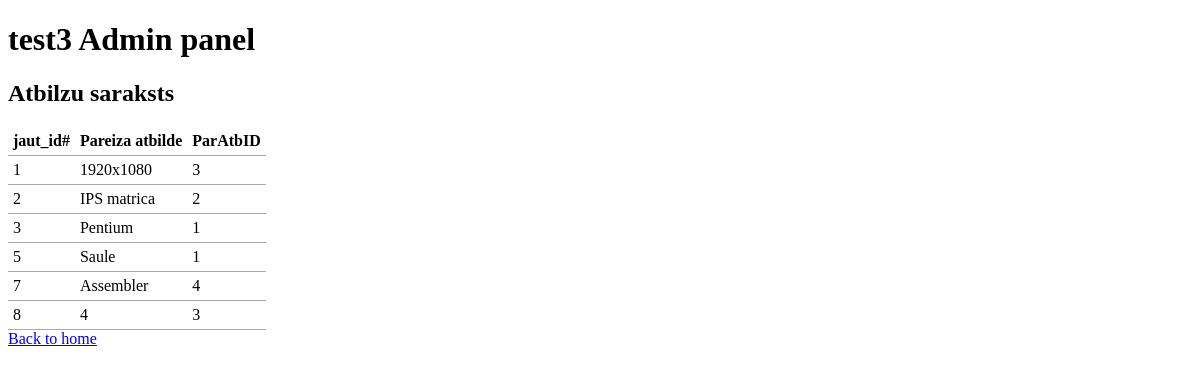
The page /13/read-answ-corr.php on the database its author committed.
### tables this page shows
CREATE TABLE `test3_pareizas_atbildes` (
  `jaut_id` int(11) NOT NULL,
  `pareizaAtbilde` varchar(60) NOT NULL,
  `pareizaAtbilde_id` int(5) NOT NULL
);

### common.php (called while the page is built, shortened)
<?php
function escape($html) {
    return htmlspecialchars($html, ENT_QUOTES | ENT_SUBSTITUTE, "UTF-8");
}

### 13/read-answ-corr.php (the view)
<?php
require "../config.php";
require "../common.php";
try {
  $connection = new PDO($dsn, $username, $password, $options);
  $sql = "SELECT * FROM test3_pareizas_atbildes";
  $statement = $connection->prepare($sql);
  $statement->execute();
  $result = $statement->fetchAll();
} catch(PDOException $error) {
  echo $sql . "<br>" . $error->getMessage();
}
?>
<?php require "templates/header.php"; ?>
<h2>Atbilzu saraksts</h2>
<table>
    <thead>
        <tr>
            <th>jaut_id#</th>
            <th>Pareiza atbilde</th>
            <th>ParAtbID</th>
        </tr>
    </thead>
    <tbody>
    <?php foreach ($result as $row) : ?>
        <tr>
            <td><?php echo escape($row["jaut_id"]); ?></td>
            <td><?php echo escape($row["pareizaAtbilde"]); ?></td>
            <td><?php echo escape($row["pareizaAtbilde_id"]); ?></td>
        </tr>
    <?php endforeach; ?>
    </tbody>
</table>
<a href="index.php">Back to home</a>
<?php require "templates/footer.php"; ?>

### 13/css/style.css (style rules this page uses)
table { border-collapse: collapse; border-spacing: 0; }
td, th { padding: 5px; border-bottom: 1px solid #aaa; }

### rows shown on the page
test3_pareizas_atbildes: jaut_id "1", pareizaAtbilde "1920x1080", pareizaAtbilde "3"
test3_pareizas_atbildes: jaut_id "2", pareizaAtbilde "IPS matrica", pareizaAtbilde "2"
test3_pareizas_atbildes: jaut_id "3", pareizaAtbilde "Pentium", pareizaAtbilde "1"
test3_pareizas_atbildes: jaut_id "5", pareizaAtbilde "Saule", pareizaAtbilde "1"
test3_pareizas_atbildes: jaut_id "7", pareizaAtbilde "Assembler", pareizaAtbilde "4"
test3_pareizas_atbildes: jaut_id "8", pareizaAtbilde "4", pareizaAtbilde "3"
